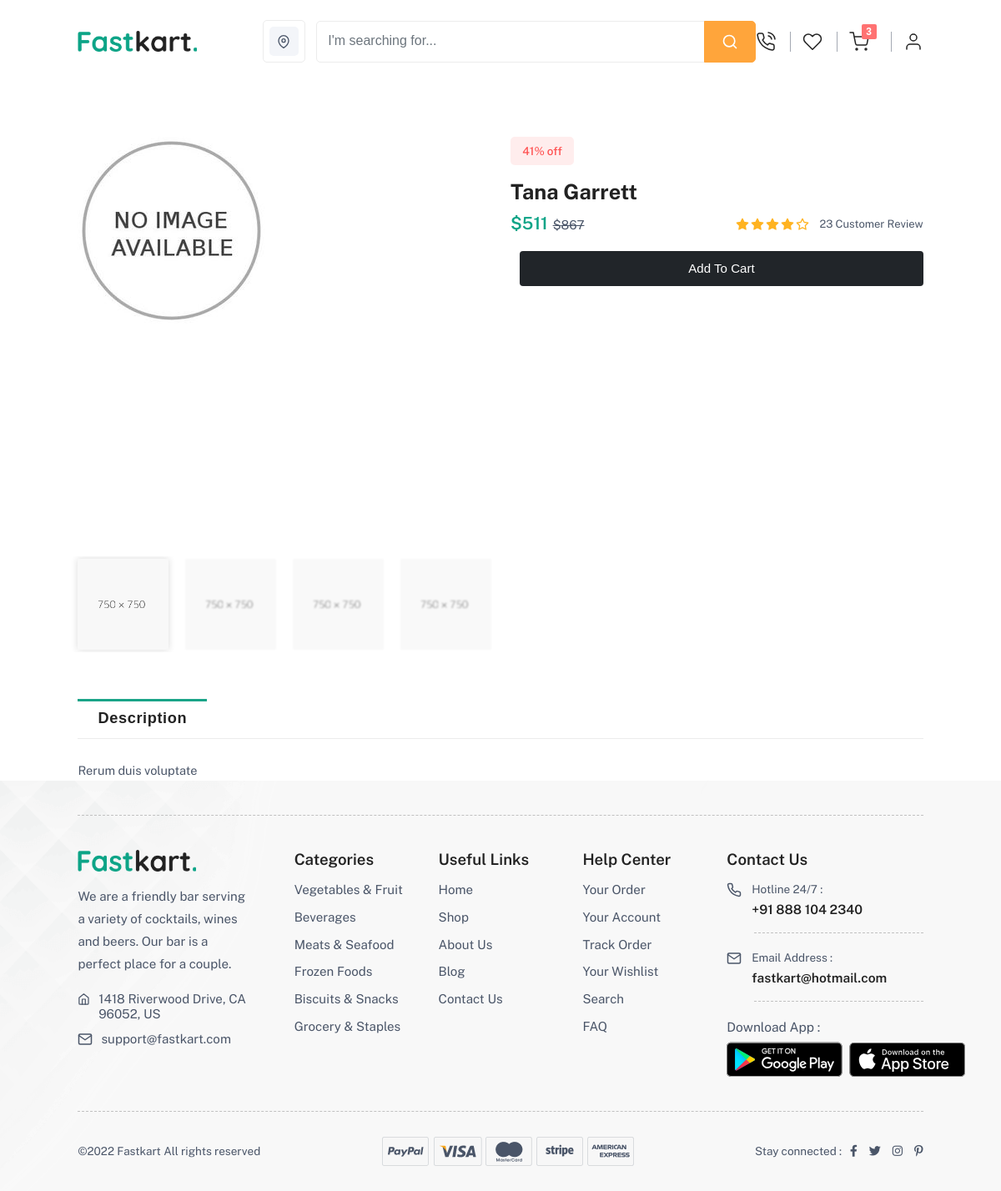
Screenshot of /product/7 (signed in) with the database file from the repository.
### shopSection/models.py (models this page shows, shortened)
class Product(models.Model):
    name = models.CharField(max_length=100)
    category = models.ForeignKey(Category, on_delete=models.CASCADE)
    product_id = models.CharField(max_length=30 ,blank=True, null=True)
    quantity = models.PositiveIntegerField(default=1)
    discount = models.PositiveIntegerField(default=0)
    discount_price = models.PositiveIntegerField(default=0, editable=False)
    price = models.PositiveIntegerField()
    stock_status = models.BooleanField(default=True, blank=True, editable=False)
    product_pic = models.ImageField(upload_to='products/', default='product.jpg')
    description = models.TextField(null=True)
    location = models.ForeignKey(Location, on_delete=models.CASCADE, null=True)

### shopSection/views.py (the view)
# urls.py: path('product/<str:id>', views.product, name="product"),
def product(request, id):
    product = Product.objects.get(id=id)
    if request.user.is_authenticated:
        cart_items = Cart.objects.filter(user=request.user)[:3]
        cart_count = Cart.objects.filter(user=request.user).count()
    context = {
        'product': product,
        'cart_count': cart_count,
        'cart_items': cart_items
    }
    return render(request, "product_view.html", context)

### templates/product_view.html (shortened to what this page needs)
{% extends "base.html" %}
{% load static %}
{% block body %}
    <section class="product-section">
        <div class="container-fluid-lg">
            <div class="row">
                <div class="col-xxl-12 col-xl-12 col-lg-12 wow fadeInUp">
                    <div class="row g-4">
                        <div class="col-xl-6 wow fadeInUp">
                            <div class="product-left-box">
                                <div class="row g-2">
                                    <div class="col-xxl-10 col-lg-12 col-md-10 order-xxl-2 order-lg-1 order-md-2">
                                        <div class="product-main-2 no-arrow">
                                            <div>
                                                <div class="slider-image">
                                                    <img src="{{ product.product_pic.url }}" id="img-1"
                                                        data-zoom-image="{% static 'assets/images/product/category/1.jpg' %}"
                                                        class="img-fluid image_zoom_cls-0 blur-up lazyload" alt="">
                                                </div>
                                            </div>
                                        </div>
                                    </div>
                                    <div class="col-xxl-2 col-lg-12 col-md-2 order-xxl-1 order-lg-2 order-md-1">
                                        <div class="left-slider-image-2 left-slider no-arrow slick-top">
                                            <div>
                                                <div class="sidebar-image">
                                                    <img src="../assets/images/product/category/1.jpg"
                                                        class="img-fluid blur-up lazyload" alt="">
                                                </div>
                                            </div>
                                            <div>
                                                <div class="sidebar-image">
                                                    <img src="../assets/images/product/category/2.jpg"
                                                        class="img-fluid blur-up lazyload" alt="">
                                                </div>
                                            </div>
                                            <div>
                                                <div class="sidebar-image">
                                                    <img src="../assets/images/product/category/3.jpg"
                                                        class="img-fluid blur-up lazyload" alt="">
                                                </div>
                                            </div>
                                            <div>
                                                <div class="sidebar-image">
                                                    <img src="../assets/images/product/category/4.jpg"
                                                        class="img-fluid blur-up lazyload" alt="">
                                                </div>
                                            </div>
                                        </div>
                                    </div>
                                </div>
                            </div>
                        </div>
                        <div class="col-xl-6 wow fadeInUp" data-wow-delay="0.1s">
                            <div class="right-box-contain">
                                {% if product.discount > 0 %}
                                    <h6 class="offer-top">{{product.discount}}% off</h6>
                                {% endif %}
                                <h2 class="name">{{product.name}}</h2>
                                <div class="price-rating">
                                    {% if product.discount > 0 %}
                                        <h3 class="theme-color price">${{product.discount_price}} <del class="text-content">${{product.price}}</del></h3>
                                    {% else %}
                                        <h3 class="theme-color price">${{product.price}}</h3>
                                    {% endif %}
                                    <div class="product-rating custom-rate">
                                        <ul class="rating">
                                            <li>
                                            </li>
                                            <li>
                                            </li>
                                            <li>
                                            </li>
                                            <li>
                                            </li>
                                            <li>
                                            </li>
                                        </ul>
                                        <span class="review">23 Customer Review</span>
                                    </div>
                                </div>
                                <div class="note-box product-packege">
                                    <button onclick="location.href = '{% url 'add_to_cart' product.id %}';"
                                        class="btn btn-md bg-dark cart-button text-white w-100">Add To Cart</button>
                                </div>
                            </div>
                        </div>
                        <div class="col-12">
                            <div class="product-section-box">
                                <ul class="nav nav-tabs custom-nav" id="myTab" role="tablist">
                                    <li class="nav-item" role="presentation">
                                        <button class="nav-link active" id="description-tab" data-bs-toggle="tab"
                                            data-bs-target="#description" type="button" role="tab"
                                            aria-controls="description" aria-selected="true">Description</button>
                                    </li>
                                </ul>
                                <div class="tab-content custom-tab" id="myTabContent">
                                    <div class="tab-pane fade show active" id="description" role="tabpanel"
                                        aria-labelledby="description-tab">
                                        <div class="product-description">
                                            <div class="nav-desh">
                                                <p>{{product.description}}</p>
                                            </div>
                                        </div>
                                    </div>
                                </div>
                            </div>
                        </div>
                    </div>
                </div>
            </div>
        </div>
    </section>
{% endblock %}

### rows the page displays
Product: product_pic (picture), discount "41", name "Tana Garrett", discount_price "511", price "867", description "Rerum duis voluptate"

### other values shown
{{ cart_count }} "3"
